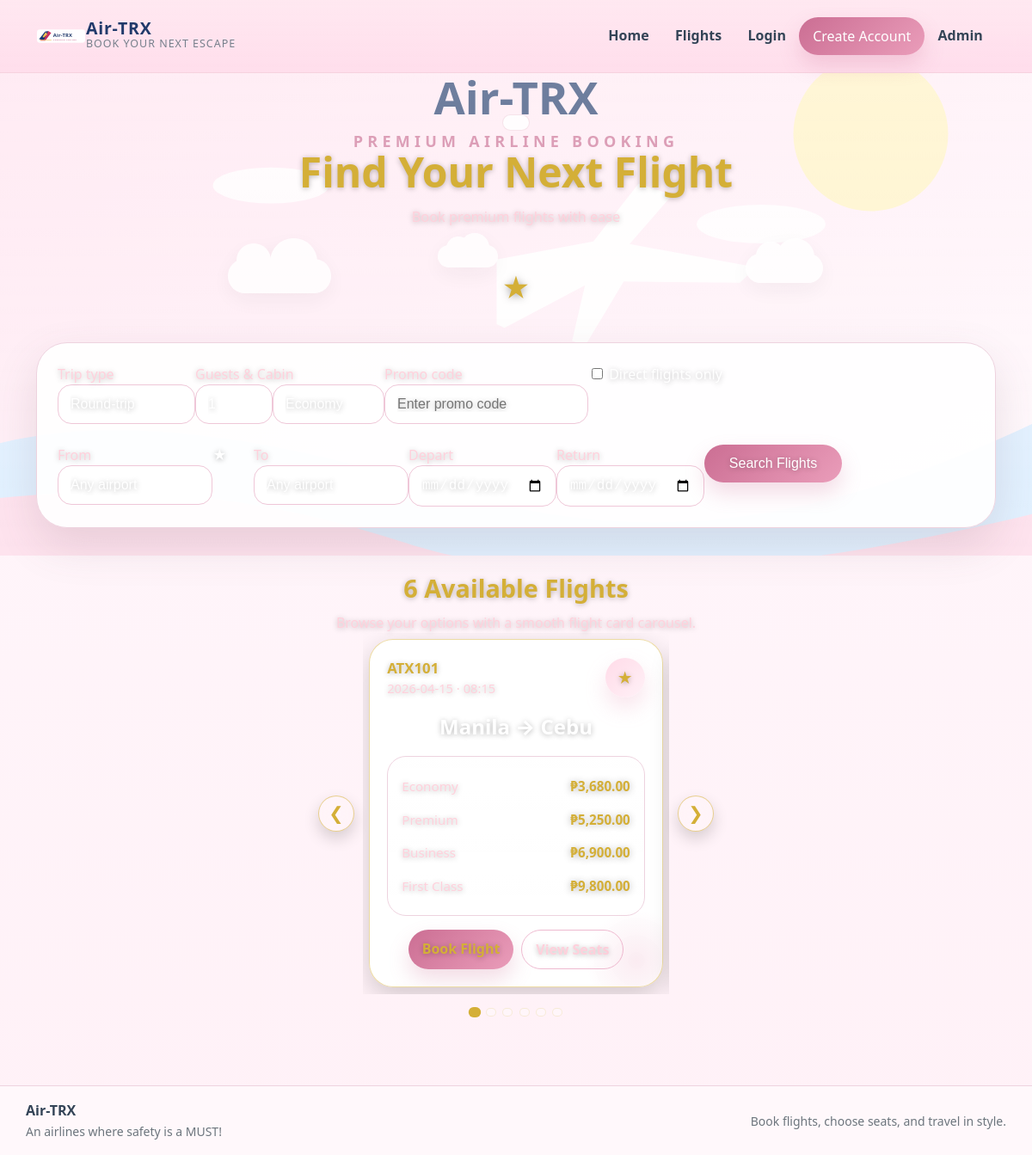
The page / on the database its author committed.
### tables this page shows
CREATE TABLE `flights` (
  `id` int(11) NOT NULL,
  `flight_code` varchar(20) NOT NULL,
  `origin` varchar(100) NOT NULL,
  `destination` varchar(100) NOT NULL,
  `departure_date` date NOT NULL,
  `departure_time` time NOT NULL DEFAULT '08:00:00',
  `economy_fare` decimal(10,2) NOT NULL DEFAULT 0.00,
  `premium_fare` decimal(10,2) NOT NULL DEFAULT 0.00,
  `business_fare` decimal(10,2) NOT NULL DEFAULT 0.00,
  `first_class_fare` decimal(10,2) NOT NULL DEFAULT 0.00,
  `created_at` timestamp NOT NULL DEFAULT current_timestamp()
);

### includes/helpers.php (called while the page is built, shortened)
<?php
function e(string $value): string { return htmlspecialchars($value, ENT_QUOTES, 'UTF-8'); }
function format_money($amount): string { return '₱' . number_format((float)$amount, 2); }
?>

### classes/Model.php (called while the page is built, shortened)
<?php
abstract class Model implements CrudInterface {
    public function __construct(PDO $db) { $this->conn = $db; }
}
?>

### classes/Flight.php (called while the page is built, shortened)
<?php
require_once __DIR__ . '/Model.php';
class Flight extends Model {
    protected string $table = 'flights';
    public function read(): array {
        $stmt = $this->conn->prepare("SELECT * FROM {$this->table} ORDER BY departure_date ASC, departure_time ASC, id DESC");
        $stmt->execute();
        return $stmt->fetchAll();
    }
}
?>

### index.php (the view, shortened to what this page needs)
<?php
require_once __DIR__ . '/classes/Flight.php';
require_once __DIR__ . '/includes/helpers.php';
$database = new Database();
$db = $database->connect();
$flightModel = new Flight($db);
$from = trim($_GET['from'] ?? '');
$to = trim($_GET['to'] ?? '');
$date = trim($_GET['date'] ?? '');
$returnDate = trim($_GET['return_date'] ?? '');
$guests = (int)($_GET['guests'] ?? 1);
$cabin = trim($_GET['cabin'] ?? 'Economy');
$tripType = trim($_GET['trip_type'] ?? 'Round-trip');
$promoCode = trim($_GET['promo'] ?? '');
$results = ($from !== '' || $to !== '' || $date !== '') ? $flightModel->search($from, $to, $date) : $flightModel->read();
require_once __DIR__ . '/includes/header.php';
?>
<section class="hero-booking">
    <div class="container-xl">
        <div class="hero-center floating-main">
            <span class="hero-chip"></span>
            <h1 class="hero-title">Find Your Next Flight</h1>
            <p class="hero-subtitle">Book premium flights with ease</p>
            <div class="hero-visuals">
                <div class="cloud cloud-1"></div>
                <div class="cloud cloud-2"></div>
                <div class="cloud cloud-3"></div>
                <div class="hero-plane">★</div>
            </div>
        </div>
        <div class="search-shell bubbly-shell" id="search-box">
            <form method="get">
                <div class="search-top-bar d-flex flex-wrap gap-3 align-items-end mb-4">
                    <div class="search-pill flex-grow-1" style="min-width: 160px;">
                        <div class="search-meta">
                            <span class="label">Trip type</span>
                            <select name="trip_type" class="form-select form-select-lite w-100">
                                <option value="Round-trip" <?php echo $tripType === 'Round-trip' ? 'selected' : ''; ?>>Round-trip</option>
                            </select>
                        </div>
                    </div>
                    <div class="search-pill flex-grow-1" style="min-width: 220px;">
                        <div class="search-meta">
                            <span class="label">Guests & Cabin</span>
                            <div class="d-flex gap-2">
                                <select name="guests" class="form-select form-select-lite" style="max-width: 90px;">
                                    <?php for($i = 1; $i <= 99; $i++): ?>
                                        <option value="<?php echo $i; ?>" <?php echo $guests === $i ? 'selected' : ''; ?>><?php echo $i; ?></option>
                                    <?php endfor; ?>
                                </select>
                                <select name="cabin" class="form-select form-select-lite flex-grow-1">
                                    <option value="Economy" <?php echo $cabin === 'Economy' ? 'selected' : ''; ?>>Economy</option>
                                </select>
                            </div>
                        </div>
                    </div>
                    <div class="search-pill flex-grow-1" style="min-width: 160px;">
                        <div class="search-meta">
                            <span class="label">Promo code</span>
                            <input type="text" name="promo" class="form-control promo-input w-100"
                                   placeholder="Enter promo code" value="<?php echo e($promoCode); ?>">
                        </div>
                    </div>
                    <div class="search-pill search-check flex-shrink-0">
                        <label class="check-inline mb-0">
                            <input type="checkbox" name="direct_only" value="1" <?php echo isset($_GET['direct_only']) ? 'checked' : ''; ?>>
                            Direct flights only
                        </label>
                    </div>
                </div>
                <div class="search-bottom-bar d-flex flex-wrap gap-3 align-items-end">
                    <div class="search-box-card flex-grow-1" style="min-width: 180px;">
                        <div class="search-meta">
                            <span class="label">From</span>
                            <select name="from" class="form-select form-control-lite w-100">
                                <option value="">Any airport</option>
                            </select>
                        </div>
                    </div>
                    <div class="swap-star d-none d-md-flex align-items-center justify-content-center flex-shrink-0" style="width: 48px; height: 48px;">
                        ★
                    </div>
                    <div class="search-box-card flex-grow-1" style="min-width: 180px;">
                        <div class="search-meta">
                            <span class="label">To</span>
                            <select name="to" class="form-select form-control-lite w-100">
                                <option value="">Any airport</option>
                            </select>
                        </div>
                    </div>
                    <div class="date-box-card date-grid-card flex-grow-1" style="min-width: 260px;">
                        <div class="d-flex flex-column flex-sm-row gap-3">
                            <div class="date-col flex-grow-1">
                                <span class="label">Depart</span>
                                <input type="date" name="date" class="form-control form-control-lite w-100" value="<?php echo e($date); ?>">
                            </div>
                            <div class="date-col flex-grow-1">
                                <span class="label">Return</span>
                                <input type="date" name="return_date" class="form-control form-control-lite w-100" value="<?php echo e($returnDate); ?>">
                            </div>
                        </div>
                    </div>
                    <div class="flex-grow-1 flex-shrink-0" style="min-width: 160px;">
                        <button type="submit" class="btn btn-air-primary w-100 search-main-btn py-3">
                            Search Flights
                        </button>
                    </div>
                </div>
            </form>
        </div>
    </div>
</section>
<section class="results-section">
    <div class="container-xl">
        <div class="section-header center-header">
            <div class="section-title"><?php echo count($results); ?> Available Flights</div>
            <p class="section-copy">Browse your options with a smooth flight card carousel.</p>
        </div>
        <?php if (!empty($results)): ?>
            <div class="flight-carousel-shell" id="flight-carousel-shell">
                <button type="button" class="flight-carousel-btn prev" id="flight-prev" aria-label="Previous flight">&#10094;</button>
                <div class="flight-carousel-viewport">
                    <div class="flight-carousel-track" id="flight-carousel-track">
                        <?php foreach ($results as $flight): ?>
                            <div class="flight-card-slide">
                                <div class="flight-preview-card floating-card">
                                    <div class="flight-preview-top">
                                        <div>
                                            <div class="flight-code"><?php echo e($flight['flight_code']); ?></div>
                                            <div class="flight-date"><?php echo e($flight['departure_date']); ?> · <?php echo e(substr($flight['departure_time'],0,5)); ?></div>
                                        </div>
                                        <div class="mini-plane">★</div>
                                    </div>
                                    <div class="flight-route-big"><?php echo e($flight['origin']); ?> <span>→</span> <?php echo e($flight['destination']); ?></div>
                                    <div class="fare-stack">
                                        <div class="fare-line"><span>Economy</span><strong><?php echo e(format_money($flight['economy_fare'])); ?></strong></div>
                                        <div class="fare-line"><span>Premium</span><strong><?php echo e(format_money($flight['premium_fare'] ?? 0)); ?></strong></div>
                                        <div class="fare-line"><span>Business</span><strong><?php echo e(format_money($flight['business_fare'])); ?></strong></div>
                                        <div class="fare-line"><span>First Class</span><strong><?php echo e(format_money($flight['first_class_fare'] ?? 0)); ?></strong></div>
                                    </div>
                                    <div class="inline-actions center-actions mt-3">
                                        <a href="book.php?flight_id=<?php echo (int)$flight['id']; ?>&guests=<?php echo $guests; ?>&cabin=<?php echo urlencode($cabin); ?>" class="btn btn-air-primary">Book Flight</a>
                                        <a href="book.php?flight_id=<?php echo (int)$flight['id']; ?>#seat-map" class="btn btn-air-outline">View Seats</a>
                                    </div>
                                </div>
                            </div>
                        <?php endforeach; ?>
                    </div>
                </div>
                <button type="button" class="flight-carousel-btn next" id="flight-next" aria-label="Next flight">&#10095;</button>
            </div>
            <?php if (count($results) > 1): ?>
                <div class="flight-carousel-dots" id="flight-carousel-dots">
                    <?php foreach ($results as $index => $flight): ?>
                        <button type="button" class="flight-carousel-dot <?php echo $index === 0 ? 'is-active' : ''; ?>" data-slide="<?php echo $index; ?>" aria-label="Go to flight <?php echo $index + 1; ?>"></button>
                    <?php endforeach; ?>
                </div>
            <?php endif; ?>
        <?php else: ?>
            <div class="empty-state text-center">No flights matched your search. Try different dates or airports.</div>
        <?php endif; ?>
    </div>
</section>
<?php require_once __DIR__ . '/includes/footer.php'; ?>

### index.php (style rules this page uses)
:root { --font-gold: #d4af37; --font-light-pink: #ffd1dc; --font-white: #ffffff; }
.hero-booking, .hero-booking p, .hero-booking span, .hero-booking li, .hero-booking strong, .hero-booking small, .hero-booking .label, .hero-booking .search-meta, .hero-booking .search-meta span, .hero-booking .search-meta div, .hero-booking .search-pill, .hero-booking .flight-card, .hero-booking .flight-card * { color: var(--font-white) !important; }
.hero-booking .hero-title, .hero-booking h1, .hero-booking h2, .hero-booking h3, .hero-booking h4, .hero-booking .hero-plane, .hero-booking .hero-chip, .hero-booking .search-main-btn { color: var(--font-gold) !important; text-shadow: 0 1px 10px rgba(0, 0, 0, 0.35); }
.hero-booking .hero-subtitle, .hero-booking .label, .hero-booking .search-meta .label { color: var(--font-light-pink) !important; }
.hero-booking .btn, .hero-booking button, .hero-booking input, .hero-booking select, .hero-booking textarea, .hero-booking option, .hero-booking a, .hero-booking .alert, .hero-booking .alert * { color: var(--font-white) !important; }
.hero-booking .hero-title, .hero-booking .hero-subtitle, .hero-booking .label, .hero-booking .search-shell * { text-shadow: 0 1px 6px rgba(0, 0, 0, 0.28); }
.results-section, .results-section p, .results-section span, .results-section div, .results-section small, .results-section a { color: var(--font-white) !important; }
.results-section .section-title, .results-section .flight-code, .results-section .mini-plane, .results-section .fare-line strong { color: var(--font-gold) !important; text-shadow: 0 1px 8px rgba(0, 0, 0, 0.30); }
.results-section .section-copy, .results-section .flight-date, .results-section .flight-duration, .results-section .fare-line span, .results-section .empty-state { color: var(--font-light-pink) !important; }
.results-section .flight-route-big, .results-section .flight-route-big span { color: var(--font-white) !important; }
.flight-carousel-shell { position: relative; width: 100%; max-width: 460px; margin: 0 auto; padding: 0 3.25rem; }
.flight-carousel-viewport { overflow: hidden; width: 100%; }
.flight-carousel-track { display: flex; width: 100%; transition: transform 0.7s ease; will-change: transform; }
.flight-card-slide { min-width: 100%; flex: 0 0 100%; display: flex; justify-content: center; align-items: stretch; padding: 0.45rem; box-sizing: border-box; }
.results-section .flight-preview-card { margin-left: auto !important; margin-right: auto !important; max-width: 360px !important; width: 100% !important; border: 1px solid rgba(212, 175, 55, 0.45); box-shadow: 0 10px 30px rgba(0, 0, 0, 0.18); }
.results-section .flight-preview-card .btn-air-primary, .results-section .flight-preview-card .btn-air-primary * { color: var(--font-gold) !important; font-weight: 700; }
.results-section .flight-preview-card .btn-air-outline, .results-section .flight-preview-card .btn-air-outline * { color: var(--font-light-pink) !important; font-weight: 700; }
.results-section .flight-preview-card *, .results-section .section-header * { text-shadow: 0 1px 6px rgba(0, 0, 0, 0.28); }
.flight-carousel-btn { position: absolute; top: 50%; transform: translateY(-50%); width: 42px; height: 42px; border-radius: 999px; border: 1px solid rgba(212, 175, 55, 0.55); background: rgba(255, 255, 255, 0.10); backdrop-filter: blur(10px); color: var(--font-gold) !important; display: inline-flex; align-items: center; justify-content: center; font-size: 1.3rem; line-height: 1; z-index: 2; box-shadow: 0 8px 18px rgba(0, 0, 0, 0.16); }
.flight-carousel-btn.prev { left: 0; }
.flight-carousel-btn.next { right: 0; }
.flight-carousel-dots { display: flex; justify-content: center; gap: 0.45rem; margin-top: 1rem; }
.flight-carousel-dot { width: 10px; height: 10px; border-radius: 999px; border: none; background: rgba(255, 255, 255, 0.32); box-shadow: inset 0 0 0 1px rgba(212, 175, 55, 0.18); transition: transform 0.25s ease, background 0.25s ease; }
.flight-carousel-dot.is-active { background: var(--font-gold); transform: scale(1.2); }

### rows shown on the page
flights: flight_code "ATX101", departure_date "2026-04-15", departure_time "08:15", origin "Manila", destination "Cebu", economy_fare "₱3,680.00", premium_fare "₱5,250.00", business_fare "₱6,900.00", first_class_fare "₱9,800.00"

### other values the page prints
count($results) "6"
form field guests "1"
